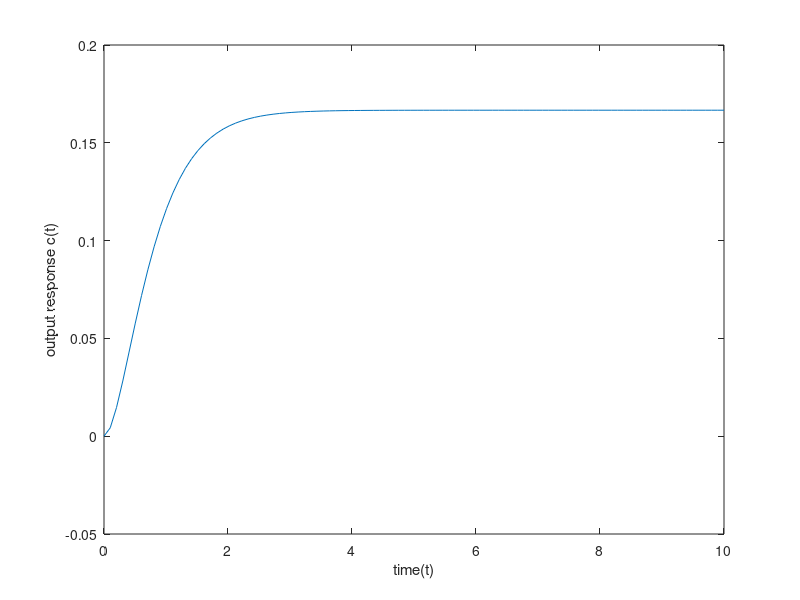

The MATLAB script that drew this image:
t=linspace(0,10,100);
c=(1/3)*exp(-3*t)-(1/2)*exp(-2*t)+(1/6);
plot(t,c)
xlabel('time(t)')
ylabel('output response c(t)')
